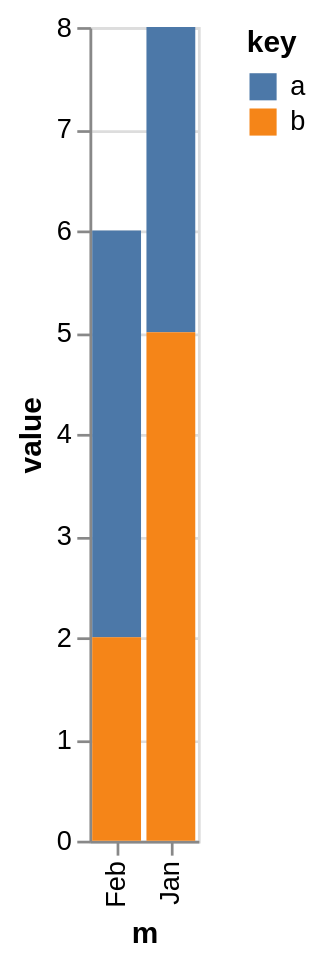

Source (Vega-Lite JSON):
### Vega-Lite specification from a JSON file in a GitHub repository (floating-point values rounded to 4 significant figures)
{"$schema": "https://vega.github.io/schema/vega-lite/v6.json", "data": {"values": [{"a": 3, "b": 5, "m": "Jan"}, {"a": 4, "b": 2, "m": "Feb"}]}, "description": "Wide columns folded to key/value.", "encoding": {"color": {"field": "key", "type": "nominal"}, "x": {"field": "m", "type": "ordinal"}, "y": {"field": "value", "type": "quantitative"}}, "mark": "bar", "transform": [{"fold": ["a", "b"]}], "usermeta": {"eas": {"standin_ratio": 0.0236, "threshold": 0.05}}}
